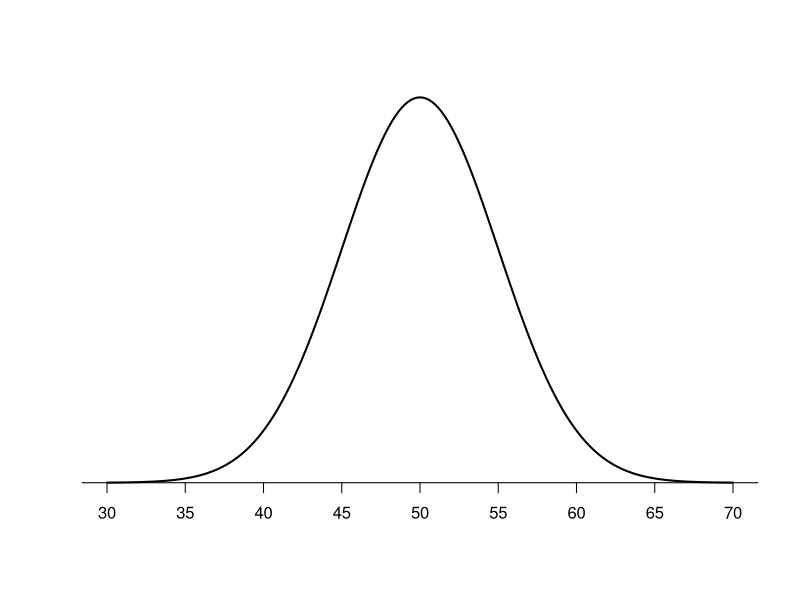

The R source for this figure:
#define population mean and standard deviation
population_mean <- 50
population_sd <- 5

#define upper and lower bound
lower_bound <- population_mean - population_sd
upper_bound <- population_mean + population_sd

#Create a sequence of 1000 x values based on population mean and standard deviation
x <- seq(-4, 4, length = 1000) * population_sd + population_mean

#create a vector of values that shows the height of the probability distribution
#for each value in x
y <- dnorm(x, population_mean, population_sd)

#plot normal distribution with customized x-axis labels
plot(x,y, type = "l", lwd = 2, axes = FALSE, xlab = "", ylab = "")
sd_axis_bounds = 5
axis_bounds <- seq(-sd_axis_bounds * population_sd + population_mean,
                   sd_axis_bounds * population_sd + population_mean,
                   by = population_sd)
axis(side = 1, at = axis_bounds, pos = 0)
